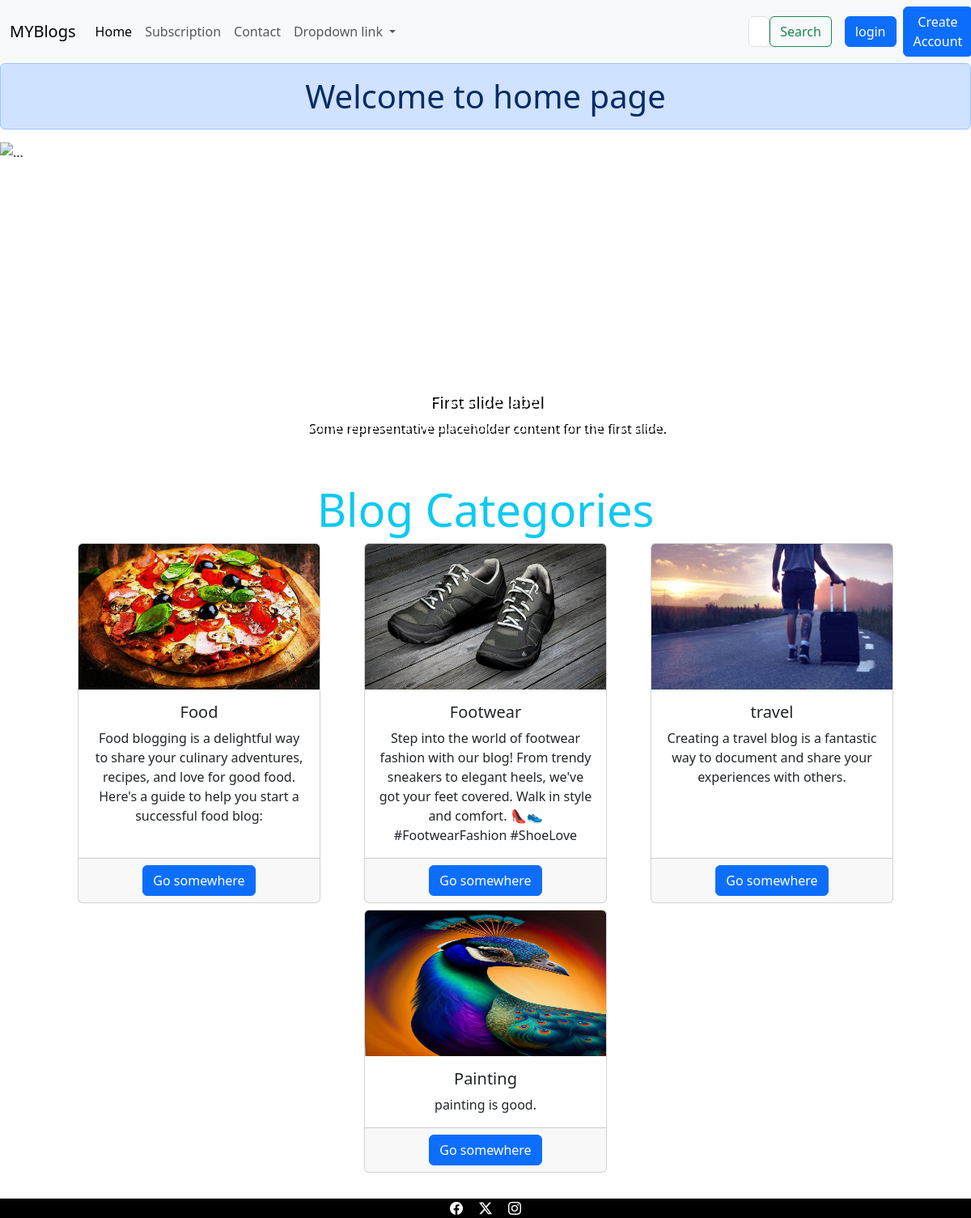
The page / on the database its author committed.
### myBlogs/models.py (models this page shows, shortened)
class blog_category(models.Model):
    blog_cat = models.CharField(max_length=60,unique=True)
    blogcat_img = models.ImageField(upload_to='images/')
    blogcat_description=models.TextField(max_length=200)

### myBlogs/views.py (the view)
# urls.py: 2. Add a URL to urlpatterns:  path('', views.home, name='home')
def home(request):
    x=blog_category.objects.all()
    return render(request, 'myBlogs/home.html',{"category":x})

### myBlogs/templates/myBlogs/home.html (shortened to what this page needs)
<!DOCTYPE html>
<html lang="en">
  <head>
    <link
      href="https://cdn.jsdelivr.net/npm/bootstrap@5.3.2/dist/css/bootstrap.min.css"
      rel="stylesheet"
    />
    {%include 'myBlogs/navbar.html' %}
    <link
      rel="stylesheet"
      href="django\Pr\m1\project1\myBlogs\templates\myBlogs\styling.css"
    />
  </head>
  <body>
    <h1 class="alert alert-primary text-center" id="headings">
      Welcome to home page
    </h1>
    <div
      id="carouselExampleFade"
      class="carousel slide carousel-fade"
      data-bs-ride="carousel"
      style="display: flex; width: 100vw; height: fit-content; overflow: hidden"
    >
      <div
        class="carousel-inner"
        style="position: relative; display: flex; height: 35vw"
      >
        <div class="carousel-item active c-item">
          <img
            src="https://cdn.pixabay.com/photo/2015/05/31/10/55/man-791049_1280.jpg"
            class="d-block w-100 c-img"
            alt="..."
          />
          <div class="carousel-caption d-md-block">
            <h5 style="text-shadow: black 3px 2px">First slide label</h5>
            <p style="text-shadow: black 3px 2px">
              Some representative placeholder content for the first slide.
            </p>
          </div>
        </div>
      </div>
      <button
        class="carousel-control-prev"
        type="button"
        data-bs-target="#carouselExampleFade"
        data-bs-slide="prev"
      >
        <span class="carousel-control-prev-icon" aria-hidden="true"></span>
      </button>
      <button
        class="carousel-control-next"
        type="button"
        data-bs-target="#carouselExampleFade"
        data-bs-slide="next"
      >
        <span class="carousel-control-next-icon" aria-hidden="true"></span>
      </button>
    </div>
    <div class="container text-center mb-4">
      <h3 class="display-4 text-info accordion">Blog Categories</h3>
      {% if category %}
      <div class="d-flex flex-wrap justify-content-evenly">
        {% for y in category %}
        <div class="card mb-2" style="width: 25vw; min-height: 10vw">
          <img
            src="{{ y.blogcat_img.url }}"
            class="card-img-top"
            alt="..."
            style="height: 15vw"
          />
          <div class="card-body">
            <h5 class="card-title">{{ y.blog_cat }}</h5>
            <p class="card-text">{{ y.blogcat_description }}</p>
          </div>
          <div class="card-footer">
            <a href="{% url 'cat_Blogs' y.blog_cat %}" class="btn btn-primary">Go somewhere</a>
          </div>
        </div>
        {% endfor %}
      </div>
      {% endif %}
    </div>
    <footer>{% include "myBlogs/footer.html" %}</footer>
  </body>
</html>

### rows shown on the page
blog_category: blogcat_img (picture), blog_cat "Food", blogcat_description "Food blogging is a delightful way to share your culinary adventures, recipes, and love for good food. Here's a guide to help you start a successful food blog:"
blog_category: blogcat_img (picture), blog_cat "Footwear", blogcat_description "Step into the world of footwear fashion with our blog! From trendy sneakers to elegant heels, we've got your feet covered. Walk in style and comfort. 👠👟 #FootwearFashion #ShoeLove"
blog_category: blogcat_img (picture), blog_cat "travel", blogcat_description "Creating a travel blog is a fantastic way to document and share your experiences with others."
blog_category: blogcat_img (picture), blog_cat "Painting", blogcat_description "painting is good."
